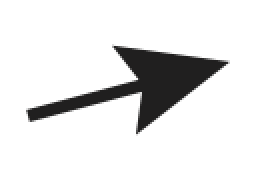
#> input picture scripts/templates/a_15.png, 133 x 89 px (shown 2 times larger)
$ python connected_components.py --image templates/a_15.png   (older library calls are emulated)
#> lines starting #> are read from the running program, lines starting #| are printed output that depends on the picture; after the words box and inside, x2 and y2 are one past the last pixel; in counts of white or black regions, pixels touching at a corner belong together
# black = background, white = foreground
#
import cv2
import argparse


# construct argument parser
ap = argparse.ArgumentParser()
ap.add_argument("-i", "--image", type=str, required=True,
                help="path to dataset of images")
ap.add_argument("-c", "--connectivity", type=int, default=4,
                help="connectivity for component analysis")
args = vars(ap.parse_args())

# load the image, convert to gray, and threshold
image = cv2.imread(args["image"])
#> image is the input picture: shape (89, 133, 3); mean B, G, R 228.3, 228.3, 228.4
gray = cv2.cvtColor(image, cv2.COLOR_BGR2GRAY)
thresh = cv2.threshold(gray, 0, 255,
                       cv2.THRESH_BINARY_INV | cv2.THRESH_OTSU)[1]
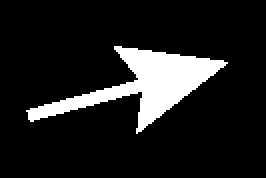
#> thresh: shape (89, 133) (shown 2 times larger); 12% white; 1 white region, box (x1, y1, x2, y2) and area: (13, 23, 114, 67) 1415

cv2.imshow("Gray", gray)
cv2.imshow("Threshold", thresh)

# apply connected component analysis to the threshold image
output = cv2.connectedComponentsWithStats(
	thresh, args["connectivity"], cv2.CV_32S)
(numLabels, labels, stats, centroids) = output
#> numLabels = 2; stats = [[0, 0, 133, 89, 10422], [13, 23, 101, 44, 1415]]; centroids = [[65.22, 44.29], [71.76, 41.88]]

# loop over the number of unique connected component labels
for i in range(0, numLabels):
    # if this is the first component the we examine the *background*, r black pixels.
    # typically this component is ignored in the loop, however it needs to be set to some value
    if i == 0:
        text = "examining component {}/{} (background)".format(i + 1, numLabels)
    # examine actual connected component.
    else:
        text = "examining component {}/{}".format(i + 1, numLabels)

    # print a status message update for current connected component
    print("[INFO] {}".format(text))

    # extract connected component stats and centroid
    x = stats[i, cv2.CC_STAT_LEFT]
    y = stats[i, cv2.CC_STAT_TOP]
    w = stats[i, cv2.CC_STAT_WIDTH]
    h = stats[i, cv2.CC_STAT_HEIGHT]
    area = stats[i, cv2.CC_STAT_AREA]
    (cX, cY) = centroids[i]

    # clone image so it can be drawn on - bounding box surrounding connected components
    # along with circle corresponding to the centroid
    output = image.copy()
    cv2.rectangle(output, (x, y), (x + w, y + h), (0, 255, 0), 3)
    cv2.circle(output, (int(cX), int(cY)), 4, (0, 0, 255), -1)

    # construct a mask for the connected component by finding pixels in the labels array
    # that have the current connected component ID
    componentMask = (labels == i).astype("uint8") * 255
    # show output
    cv2.imshow("Output", output)
    cv2.imshow("Connected Component", componentMask)
    cv2.waitKey(0)
#> this loop made 2 passes
#> (text, x, y, w, h, area, cX, cY) on passes 1 to 2: ('examining component 1/2 (background)', 0, 0, 133, 89, 10422, 65.22, 44.29), ('examining component 2/2', 13, 23, 101, 44, 1415, 71.76, 41.88)
#| [INFO] examining component 1/2 (background)
#| [INFO] examining component 2/2
#> pass 1, `cv2.imshow("Output", output)`:
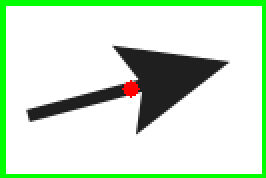
#> window 'Output': shape (89, 133, 3) (shown 2 times larger); mean B, G, R 204.7, 228.1, 205.9
#> pass 2, `cv2.imshow("Output", output)`:
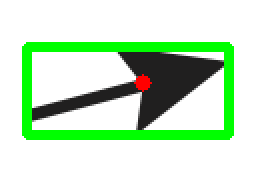
#> window 'Output': shape (89, 133, 3) (shown 2 times larger); mean B, G, R 198.2, 229.2, 199.4

$ run again, on scripts/templates/a_195.png
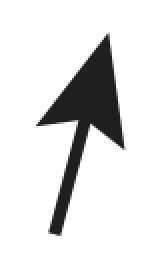
#> input picture scripts/templates/a_195.png, 80 x 133 px (shown 2 times larger)
#> image is the input picture: shape (133, 80, 3); mean B, G, R 225.3, 225.3, 225.4
#> `thresh = cv2.threshold(gray, 0, 255, cv2.THRESH_BINARY_INV | cv2.THRES..`:
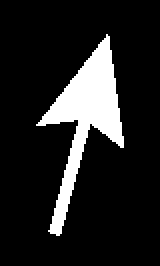
#> thresh: shape (133, 80) (shown 2 times larger); 13.3% white; 1 white region, box (x1, y1, x2, y2) and area: (18, 17, 62, 118) 1411
#> numLabels = 2; stats = [[0, 0, 80, 133, 9229], [18, 17, 44, 101, 1411]]; centroids = [[39.07, 67.15], [42.34, 58.47]]
#> the loop `for i in range(0, numLabels):` made 2 passes
#> (text, x, y, w, h, area, cX, cY) on passes 1 to 2: ('examining component 1/2 (background)', 0, 0, 80, 133, 9229, 39.07, 67.15), ('examining component 2/2', 18, 17, 44, 101, 1411, 42.34, 58.47)
#> (printed output is left out)
#> pass 2, `cv2.imshow("Output", output)`:
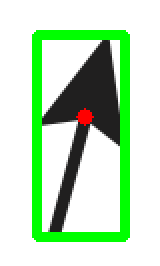
#> window 'Output': shape (133, 80, 3) (shown 2 times larger); mean B, G, R 191.5, 226, 192.8

$ run again, on scripts/templates/a_210.png
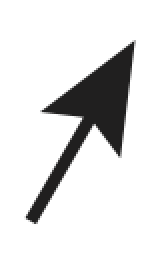
#> input picture scripts/templates/a_210.png, 83 x 135 px (shown 2 times larger)
#> image is the input picture: shape (135, 83, 3); mean B, G, R 226.8, 226.8, 226.9
#> `thresh = cv2.threshold(gray, 0, 255, cv2.THRESH_BINARY_INV | cv2.THRES..`:
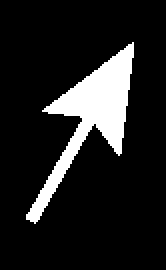
#> thresh: shape (135, 83) (shown 2 times larger); 12.6% white; 1 white region, box (x1, y1, x2, y2) and area: (13, 21, 67, 112) 1413
#> numLabels = 2; stats = [[0, 0, 83, 135, 9792], [13, 21, 54, 91, 1413]]; centroids = [[40.43, 68.32], [44.98, 57.88]]
#> the loop `for i in range(0, numLabels):` made 2 passes
#> (text, x, y, w, h, area, cX, cY) on passes 1 to 2: ('examining component 1/2 (background)', 0, 0, 83, 135, 9792, 40.43, 68.32), ('examining component 2/2', 13, 21, 54, 91, 1413, 44.98, 57.88)
#> (printed output is left out)
#> pass 2, `cv2.imshow("Output", output)`:
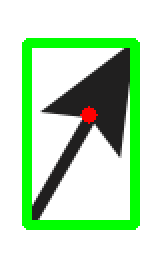
#> window 'Output': shape (135, 83, 3) (shown 2 times larger); mean B, G, R 194.8, 227.5, 196.1

$ run again, on scripts/templates/a_240.png
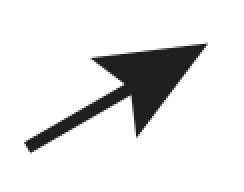
#> input picture scripts/templates/a_240.png, 122 x 96 px (shown 2 times larger)
#> image is the input picture: shape (96, 122, 3); mean B, G, R 228, 228, 228.1
#> `thresh = cv2.threshold(gray, 0, 255, cv2.THRESH_BINARY_INV | cv2.THRES..`:
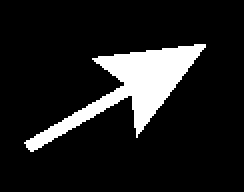
#> thresh: shape (96, 122) (shown 2 times larger); 12% white; 1 white region, box (x1, y1, x2, y2) and area: (12, 22, 103, 76) 1409
#> numLabels = 2; stats = [[0, 0, 122, 96, 10303], [12, 22, 91, 54, 1409]]; centroids = [[59.84, 48.08], [65.35, 43.23]]
#> the loop `for i in range(0, numLabels):` made 2 passes
#> (text, x, y, w, h, area, cX, cY) on passes 1 to 2: ('examining component 1/2 (background)', 0, 0, 122, 96, 10303, 59.84, 48.08), ('examining component 2/2', 12, 22, 91, 54, 1409, 65.35, 43.23)
#> (printed output is left out)
#> pass 2, `cv2.imshow("Output", output)`:
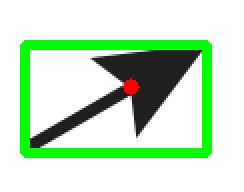
#> window 'Output': shape (96, 122, 3) (shown 2 times larger); mean B, G, R 197.7, 229, 198.9
